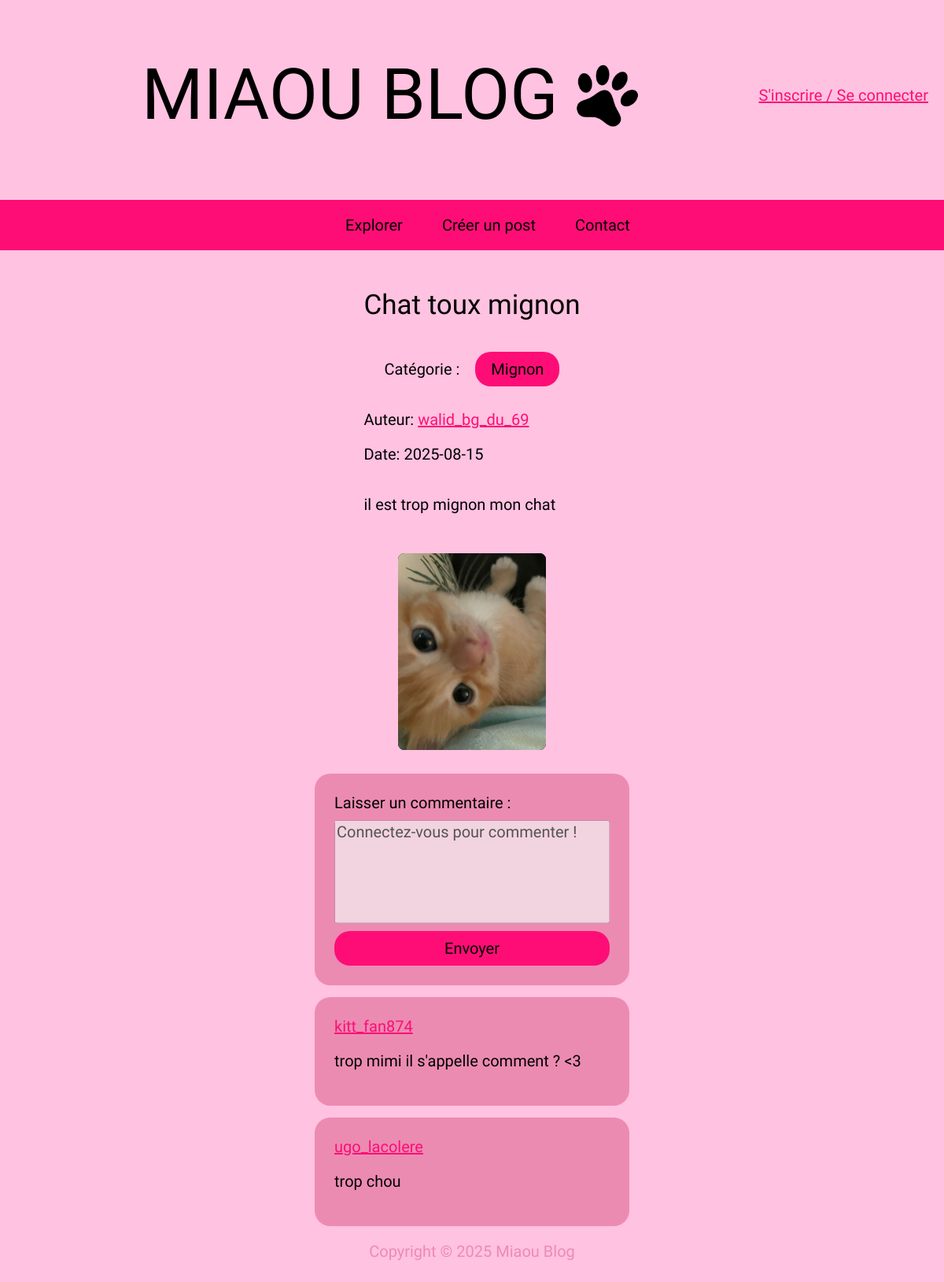
Page /post.php?id=27 on the committed database.
### tables this page shows
CREATE TABLE IF NOT EXISTS `post` (
  `id_post` int NOT NULL AUTO_INCREMENT,
  `titre_post` varchar(100) NOT NULL,
  `date_post` date NOT NULL,
  `description` varchar(300) NOT NULL,
  `id_user` int DEFAULT NULL,
  PRIMARY KEY (`id_post`),
  KEY `fk_user_post` (`id_user`)
);

CREATE TABLE IF NOT EXISTS `categorie` (
  `id_categorie` int NOT NULL AUTO_INCREMENT,
  `nom_categorie` varchar(25) NOT NULL,
  PRIMARY KEY (`id_categorie`)
);

CREATE TABLE IF NOT EXISTS `utilisateur` (
  `id_user` int NOT NULL AUTO_INCREMENT,
  `email` varchar(25) NOT NULL,
  `pseudo` varchar(15) NOT NULL,
  `mot_de_passe` varchar(100) NOT NULL,
  PRIMARY KEY (`id_user`),
  UNIQUE KEY `email` (`email`),
  UNIQUE KEY `pseudo` (`pseudo`)
);

CREATE TABLE IF NOT EXISTS `commentaire` (
  `id_commentaire` int NOT NULL AUTO_INCREMENT,
  `contenu` varchar(100) NOT NULL,
  `nombre_like` int NOT NULL,
  `id_user` int NOT NULL,
  `id_post` int DEFAULT NULL,
  PRIMARY KEY (`id_commentaire`,`id_user`),
  KEY `fk_user_comm` (`id_user`),
  KEY `fk_post_comm` (`id_post`)
);

### utils.php (called while the page is built, shortened)
<?php
	class Commentaire {
		private $idAuteur;
		private $auteur;
		private $contenu;
		public function __construct(int $id, int $idAuteur, string $auteur, string $contenu) {
			$this->idAuteur = $idAuteur;
			$this->auteur = $auteur;
			$this->contenu = $contenu;
		}
		public function getIdAuteur() : int {
        	return $this->idAuteur;
    	}
		public function getAuteur() : string {
        	return $this->auteur;
    	}
		public function getContenu() : string {
        	return $this->contenu;
    	}
	}
	class Post {
		private int $id;
		private string $titre;
		private string $description;
		private string $date;
		private string $auteur;
		private int $auteurId;
		private array $categories;
		public function __construct(int $id, string $titre, string $description, string $date, string $auteur, string $auteurId, array $categories) {
			$this->id = $id;
			$this->titre = $titre;
			$this->description = $description;
			$this->date = $date;
			$this->auteur = $auteur;
			$this->auteurId = $auteurId;
			$this->categories = $categories;
		}
		public function getId() : int {
        	return $this->id;
    	}
		public function getTitre() : string {
        	return $this->titre;
    	}
		public function getDescription() : string {
        	return $this->description;
    	}
		public function getDate() : string {
        	return $this->date;
    	}
		public function getAuteur() : string {
        	return $this->auteur;
    	}
		public function getAuteurId() : string {
        	return $this->auteurId;
    	}
		public function getCategories() : array {
        	return $this->categories;
    	}
	}
?>

### post.php (the view, shortened to what this page needs)
<?php
    require_once("bd.php");
    require_once("utils.php");
    if (isset($_GET['id']) && is_numeric($_GET['id'])) {
        $postId = (int) $_GET['id'];
        $sql = "SELECT * FROM post WHERE id_post = ?";
        $statement = $pdo->prepare($sql);
        $statement->execute([$postId]);
        if (!$postDataRow = $statement->fetch(PDO::FETCH_ASSOC)) {
            header("Location: index.php");
            exit;
        }
        if (isset($_SESSION["authentifie"]) && $_SESSION["authentifie"]) {
            $sql = "SELECT id_commentaire FROM commentaire WHERE id_user = ? AND id_post = ?";
            $statement = $pdo->prepare($sql);
            $statement->execute([$_SESSION["id_user"], $postId]);
            $etatCommente = "non";
            if ($statement->fetch(PDO::FETCH_ASSOC)) {
                $etatCommente = "oui";
            }
        } else {
            $etatCommente = "pas_connecte";
        }
        $sql = "SELECT pseudo FROM utilisateur WHERE id_user = ?";
        $statement = $pdo->prepare($sql);
        $statement->execute([$postDataRow["id_user"]]);
        if (!$postUserRow = $statement->fetch(PDO::FETCH_ASSOC)) {
            header("Location: index.php");
            exit;
        }
        $sql = "SELECT c.id_categorie, c.nom_categorie FROM post_categorie p JOIN categorie c ON p.id_categorie = c.id_categorie WHERE p.id_post = ?";
        $statement = $pdo->prepare($sql);
        $statement->execute([$postId]);
        if (!$postCategoriesRow = $statement->fetchAll(PDO::FETCH_ASSOC)) {
            $postCategoriesRow = [["id_categorie" => null, "nom_categorie" => "Sans catégorie"]];
        }
        $post = new Post(
            $postId,
            $postDataRow["titre_post"],
            $postDataRow["description"],
            $postDataRow["date_post"],
            $postUserRow["pseudo"],
            $postDataRow["id_user"],
            $postCategoriesRow
        );
        $sql = "SELECT id_commentaire, contenu, pseudo, u.id_user
                FROM commentaire c
                JOIN utilisateur u ON c.id_user = u.id_user
                WHERE id_post = ?";
        $params = [$postId];
        $statement = $pdo->prepare($sql);
        $statement->execute($params);
        $commentaires = [];
        while ($commentaireRow = $statement->fetch(PDO::FETCH_ASSOC)) {
            $commentaires[] = new Commentaire($commentaireRow["id_commentaire"], $commentaireRow["id_user"], $commentaireRow["pseudo"], $commentaireRow["contenu"]);
        }
    } else {
        header("Location: index.php");
        exit;
    }
?>
<!DOCTYPE html>
<html lang="fr">
    <?php
        require_once("utils.php");
        require_once("head.php");
    ?>
    <body id="post">
        <?php require_once("header.php") ?>
        <main>
            <section id="post-contenu">
                <h2><?= $post->getTitre(); ?></h2>
                <section id="post-infos">
                    <div id="post-categories">
                        <p><?= (count($post->getCategories()) == 1) ? "Catégorie :" : "Catégories :" ?></p>
                        <?php
                        foreach ($post->getCategories() as $categorie) {
                            ?>
                            <a href="index.php?categorie=<?= $categorie["id_categorie"] ?? "" ?>" class="post-categorie"><?= $categorie["nom_categorie"] ?></a>
                            <?php
                        }
                        ?>
                    </div>
                    <div>
                        <p>Auteur: <a href="profil.php?id=<?= $post->getAuteurId() ?>"><?= $post->getAuteur(); ?></a></p>
                        <p>Date: <?= $post->getDate(); ?></p>
                    </div>
                </section>
                <p><?= $post->getDescription(); ?></p>
            </section>
            <section id="post-images">
                <?php
                    $postId = $post->getId();
                    $auteurId = $post->getAuteurId();
                    $cheminDossier = "uploads/users/$auteurId/posts/$postId";
                    if (is_dir($cheminDossier)) {
                        if ($dossier = opendir($cheminDossier)) {
                            while (($fichier = readdir($dossier)) !== false) {
                                if ($fichier != '.' && $fichier != '..') {
                                    $cheminFichier = $cheminDossier . DIRECTORY_SEPARATOR . $fichier;
                                    echo "<img src='$cheminFichier' alt='Image du post' />";
                                }
                            }
                        }
                    }
                ?>
            </section>
            <section id="post-commentaires">
                <?php
                if ($etatCommente == "non" || $etatCommente == "pas_connecte") {
                    ?>
                    <form id="form-commentaires" action="post.php?id=<?= $postId ?>" method="post">
                        <label for="commentaire-contenu">Laisser un commentaire :</label>
                        <textarea name="commentaire-contenu" <?= $etatCommente == "pas_connecte" ? 'disabled' : '' ?>><?= $etatCommente == "pas_connecte" ? 'Connectez-vous pour commenter !' : '' ?></textarea>
                        <button type="submit">Envoyer</button>
                    </form>
                    <?php
                }
                foreach ($commentaires as $commentaire) {
                    ?>
                    <div class="commentaire">
                        <div>
                            <a href="profil.php?id=<?= $commentaire->getIdAuteur() ?>"><?= $commentaire->getAuteur(); ?></a>
                            <p><?= $commentaire->getContenu(); ?></p>
                        </div>
                    </div>
                    <?php
                }
                ?>
            </section>
        </main>
        <?php require_once("footer.php") ?>
    </body>
</html>

### style.css (style rules this page uses)
:root { --color1: #FFC2E0; --color2: #EC8BB2; --color3: black; --color4: #FF0D76; --font-family1: 'Lilita One'; }
* { font-family: var(--font-family1); font-weight: 200; font-size: 20px; }
body { background-color: var(--color1); margin-left: 0; margin-right: 0; }
a { color: var(--color4); }
button, .custom-file-label, .button, .post-categorie, #admin_categories section a, input[type="file"]::file-selector-button { font-family: var(--font-family1); padding: 10px 20px; background-color: var(--color4); color: var(--color3); text-decoration: none; border: none; border-radius: 20px; text-align: center; }
h2 { font-size: 35px; }
main { display: flex; flex-direction: column; justify-content: center; align-items: center; gap: 20px; }
textarea { height: 125px; resize: none; }
body#post main { display: flex; flex-direction: column; justify-content: center; align-items: center; }
body#post main section { max-width: 900px; }
#post-infos { display: flex; flex-direction: column; }
#post-images { display: flex; overflow-x: auto; gap: 10px; padding: 10px; scroll-snap-type: x mandatory; scroll-behavior: smooth; }
#post-images img { height: 250px; width: auto; object-fit: contain; flex-shrink: 0; border-radius: 8px; background: #000; }
#post-commentaires { display: flex; flex-direction: column; width: 400px; gap: 15px; }
#form-commentaires, #admin_categories form, .commentaire { padding: 25px; background-color: var(--color2); border-radius: 20px; display: flex; gap: 15px; }
#form-commentaires { flex-direction: column; gap: 10px; }
.commentaire { flex-direction: row; align-items: center; justify-content: space-between; }
#post-categories { display: flex; align-items: center; justify-content: center; gap: 20px; }

### rows in the picture
post: titre_post "Chat toux mignon", date_post "2025-08-15", description "il est trop mignon mon chat"
categorie: nom_categorie "Mignon"
utilisateur: pseudo "walid_bg_du_69"
commentaire: id_user.pseudo "kitt_fan874", contenu "trop mimi il s'appelle comment ? <3"
commentaire: id_user.pseudo "ugo_lacolere", contenu "trop chou"
